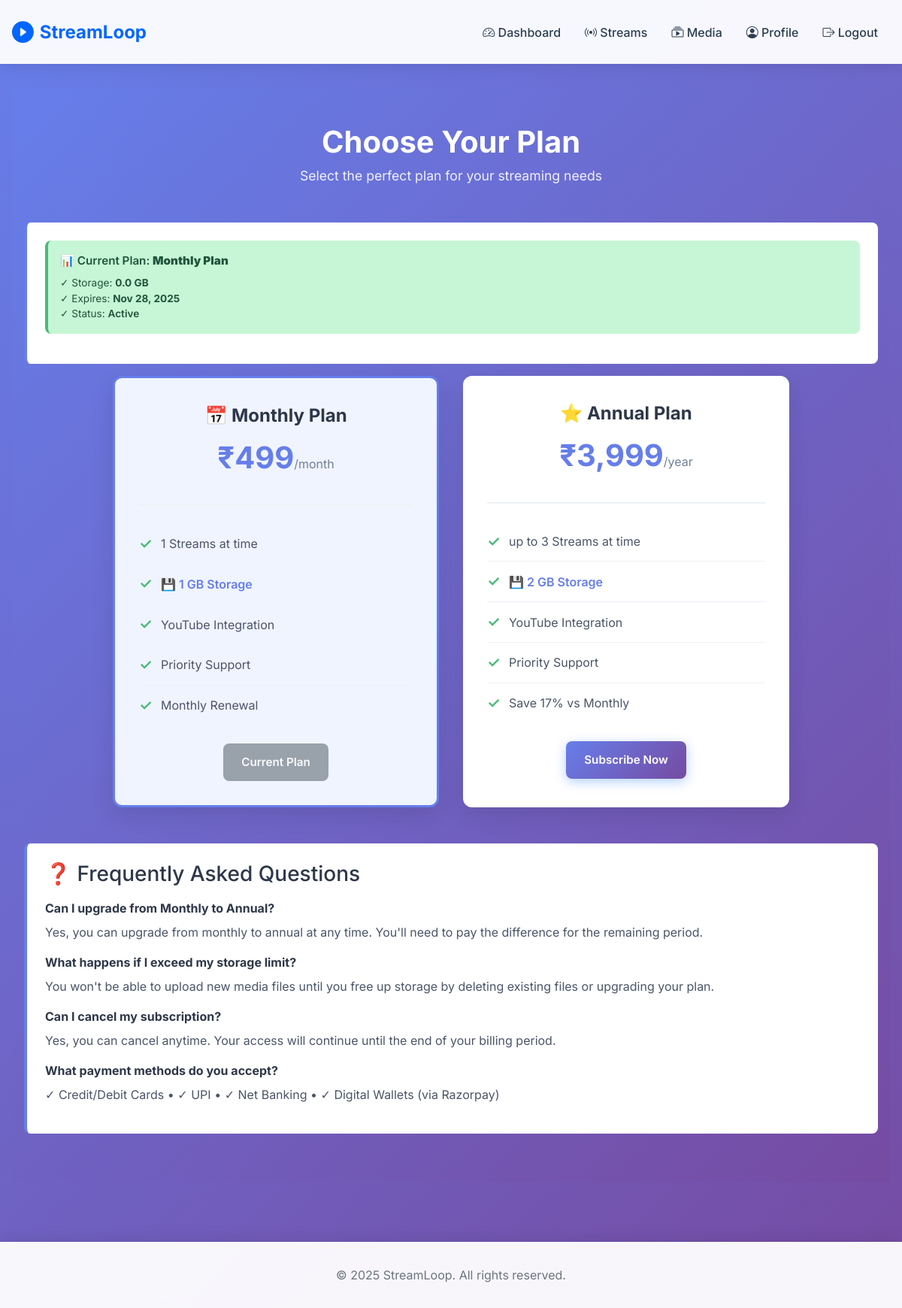
Page /payments/subscribe/ (signed in) on the committed database.
### apps/payments/models.py (models this page shows, shortened)
class Subscription(models.Model):
    PLAN_CHOICES = [
        ('monthly', 'Monthly Plan'),
        ('annual', 'Annual Plan'),
    ]
    STATUS_CHOICES = [
        ('active', 'Active'),
        ('expired', 'Expired'),
        ('cancelled', 'Cancelled'),
    ]
    user = models.ForeignKey(User, on_delete=models.CASCADE, related_name='subscriptions')
    plan_type = models.CharField(max_length=20, choices=PLAN_CHOICES)
    razorpay_order_id = models.CharField(max_length=255, unique=True)
    razorpay_payment_id = models.CharField(max_length=255, blank=True)
    razorpay_signature = models.CharField(max_length=255, blank=True)
    amount = models.IntegerField()  # in paise
    max_streams = models.IntegerField()
    storage_limit = models.BigIntegerField()  # in bytes (1GB = 1073741824 bytes, 2GB = 2147483648 bytes)
    status = models.CharField(max_length=20, choices=STATUS_CHOICES, default='active')
    is_active = models.BooleanField(default=True)
    start_date = models.DateTimeField(auto_now_add=True)
    end_date = models.DateTimeField()
    created_at = models.DateTimeField(auto_now_add=True)
    updated_at = models.DateTimeField(auto_now=True)
    def get_storage_limit_display(self):
        return round(self.storage_limit / (1024 ** 3), 2)  # Convert bytes to GB
    class Meta:
        verbose_name = 'Subscription'
        verbose_name_plural = 'Subscriptions'
        ordering = ['-created_at']

### apps/payments/views.py (the view)
# urls.py: path('subscribe/', views.subscribe_view, name='subscribe'),
@login_required
def subscribe_view(request):
    plans = settings.SUBSCRIPTION_PLANS
    active_subscription = Subscription.objects.filter(
        user=request.user,
        is_active=True,
        status='active'
    ).first()
    context = {
        'plans': plans,
        'active_subscription': active_subscription,
        'razorpay_key_id': settings.RAZORPAY_KEY_ID,
    }
    return render(request, 'payments/subscribe.html', context)

### templates/payments/subscribe.html (shortened to what this page needs)
{% extends 'base.html' %}
{% load static %}
{% block content %}
<div class="subscription-container">
    <div class="container">
        <div class="page-header">
            <h1>Choose Your Plan</h1>
            <p>Select the perfect plan for your streaming needs</p>
        </div>
        {% if active_subscription %}
            <div class="storage-info">
                <div class="current-plan">
                    <div class="current-plan-title">📊 Current Plan: <strong>{{ active_subscription.get_plan_type_display }}</strong></div>
                    <div class="current-plan-details">
                        ✓ Storage: <strong>{{ active_subscription.get_storage_limit_display }} GB</strong><br>
                        ✓ Expires: <strong>{{ active_subscription.end_date|date:"M d, Y" }}</strong><br>
                        ✓ Status: <span style="color: #22543d; font-weight: 600;">Active</span>
                    </div>
                </div>
            </div>
        {% endif %}
        <div class="plans-grid">
            <div class="plan-card {% if active_subscription.plan_type == 'monthly' %}active{% endif %}">
                <div class="plan-header">
                    <div class="plan-name">📅 Monthly Plan</div>
                    <div class="plan-price">₹499<small>/month</small></div>
                </div>
                <ul class="plan-features">
                    <li>1 Streams at time </li>
                    <li><span class="storage">💾 1 GB Storage</span></li>
                    <li>YouTube Integration</li>
                    <li>Priority Support</li>
                    <li>Monthly Renewal</li>
                </ul>
                <div class="plan-action">
                    {% if active_subscription.plan_type == 'monthly' and active_subscription.is_active %}
                        <button class="btn btn-secondary" disabled>Current Plan</button>
                    {% else %}
                        <a href="{% url 'create_order' 'monthly' %}" class="btn btn-primary">Subscribe Now</a>
                    {% endif %}
                </div>
            </div>
            <div class="plan-card {% if active_subscription.plan_type == 'annual' %}active{% endif %}">
                <div class="plan-header">
                    <div class="plan-name">⭐ Annual Plan</div>
                    <div class="plan-price">₹3,999<small>/year</small></div>
                </div>
                <ul class="plan-features">
                    <li>up to 3 Streams at time </li>
                    <li><span class="storage">💾 2 GB Storage</span></li>
                    <li>YouTube Integration</li>
                    <li>Priority Support</li>
                    <li>Save 17% vs Monthly</li>
                </ul>
                <div class="plan-action">
                    {% if active_subscription.plan_type == 'annual' and active_subscription.is_active %}
                        <button class="btn btn-secondary" disabled>Current Plan</button>
                    {% else %}
                        <a href="{% url 'create_order' 'annual' %}" class="btn btn-primary">Subscribe Now</a>
                    {% endif %}
                </div>
            </div>
        </div>
        <div class="storage-info" style="margin-top: 3rem;">
            <h3 style="color: #2d3748; margin-bottom: 1rem;">❓ Frequently Asked Questions</h3>
            <div style="margin-bottom: 1rem;">
                <strong style="color: #2d3748;">Can I upgrade from Monthly to Annual?</strong>
                <p style="color: #4a5568; margin-top: 0.5rem;">Yes, you can upgrade from monthly to annual at any time. You'll need to pay the difference for the remaining period.</p>
            </div>
            <div style="margin-bottom: 1rem;">
                <strong style="color: #2d3748;">What happens if I exceed my storage limit?</strong>
                <p style="color: #4a5568; margin-top: 0.5rem;">You won't be able to upload new media files until you free up storage by deleting existing files or upgrading your plan.</p>
            </div>
            <div style="margin-bottom: 1rem;">
                <strong style="color: #2d3748;">Can I cancel my subscription?</strong>
                <p style="color: #4a5568; margin-top: 0.5rem;">Yes, you can cancel anytime. Your access will continue until the end of your billing period.</p>
            </div>
            <div>
                <strong style="color: #2d3748;">What payment methods do you accept?</strong>
                <p style="color: #4a5568; margin-top: 0.5rem;">✓ Credit/Debit Cards • ✓ UPI • ✓ Net Banking • ✓ Digital Wallets (via Razorpay)</p>
            </div>
        </div>
    </div>
</div>
{% endblock %}

### templates/base.html (style rules this page uses)
:root { --primary-color: #0066ff; --secondary-color: #6c757d; --success-color: #28a745; --danger-color: #dc3545; --warning-color: #ffc107; --dark-bg: #1a1d29; --card-bg: #ffffff; --text-primary: #2c3e50; --text-secondary: #6c757d; --border-color: #e9ecef; }
* { margin: 0; padding: 0; box-sizing: border-box; }
body { font-family: 'Inter', sans-serif; background: linear-gradient(135deg, #667eea 0%, #764ba2 100%); min-height: 100vh; color: var(--text-primary); }
.btn { border-radius: 10px; padding: 0.625rem 1.5rem; font-weight: 500; transition: all 0.3s ease; border: none; }
.btn-primary { background: linear-gradient(135deg, var(--primary-color), #0052cc); box-shadow: 0 4px 15px rgba(0, 102, 255, 0.3); }

### templates/payments/subscribe.html (style rules this page uses)
.subscription-container { background: linear-gradient(135deg, #667eea 0%, #764ba2 100%); min-height: 100vh; padding: 3rem 0; }
.plans-grid { display: grid; grid-template-columns: 1fr 1fr; gap: 2rem; max-width: 900px; margin: 0 auto; }
.plan-card { background: white; border-radius: 12px; padding: 2rem; box-shadow: 0 10px 30px rgba(0, 0, 0, 0.1); transition: all 0.3s ease; position: relative; }
.plan-card.active { border: 3px solid #667eea; background: #f0f4ff; }
.plan-header { text-align: center; margin-bottom: 1.5rem; border-bottom: 2px solid #edf2f7; padding-bottom: 1.5rem; }
.plan-name { font-size: 1.5rem; font-weight: 700; color: #2d3748; margin-bottom: 0.5rem; }
.plan-price { font-size: 2.5rem; font-weight: 700; color: #667eea; margin-bottom: 0.5rem; }
.plan-price small { font-size: 1rem; color: #718096; font-weight: 400; }
.plan-features { list-style: none; padding: 0; margin: 1.5rem 0; }
.plan-features li { padding: 0.75rem 0; color: #4a5568; border-bottom: 1px solid #edf2f7; display: flex; align-items: center; }
.plan-features li:last-child { border-bottom: none; }
.plan-features li:before { content: "✓"; color: #48bb78; font-weight: bold; margin-right: 0.75rem; font-size: 1.2rem; }
.plan-features .storage { color: #667eea; font-weight: 600; }
.plan-action { margin-top: 1.5rem; text-align: center; }
.btn { padding: 0.875rem 1.5rem; border: none; border-radius: 8px; font-size: 0.95rem; font-weight: 600; cursor: pointer; transition: all 0.3s ease; text-decoration: none; display: inline-block; }
.btn-primary { background: linear-gradient(135deg, #667eea 0%, #764ba2 100%); color: white; }
.btn-secondary { background: #edf2f7; color: #2d3748; }
.current-plan { background: #c6f6d5; color: #22543d; padding: 1rem; border-radius: 8px; margin-bottom: 1rem; border-left: 4px solid #48bb78; }
.current-plan-title { font-weight: 600; font-size: 0.95rem; }
.current-plan-details { font-size: 0.85rem; margin-top: 0.5rem; }
.container { max-width: 1200px; margin: 0 auto; padding: 0 1rem; }
.page-header { text-align: center; color: white; margin-bottom: 3rem; }
.page-header h1 { font-size: 2.5rem; font-weight: 700; margin-bottom: 0.5rem; }
.page-header p { font-size: 1.1rem; opacity: 0.9; }
.storage-info { background: white; border-radius: 8px; padding: 1.5rem; margin-bottom: 1rem; border-left: 4px solid #667eea; }

### rows in the picture
Subscription: plan_type "Monthly Plan", storage_limit "0.0", end_date "Nov 28, 2025"
